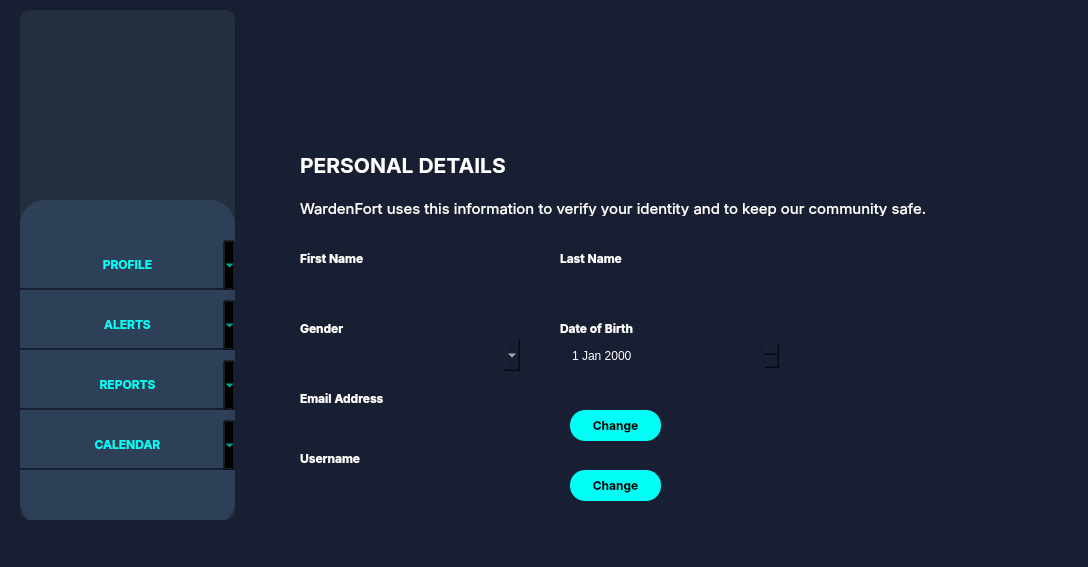
<?xml version="1.0" encoding="UTF-8"?>
<ui version="4.0">
 <class>accountSettings</class>
 <widget class="QMainWindow" name="accountSettings">
  <property name="geometry">
   <rect>
    <x>0</x>
    <y>0</y>
    <width>1088</width>
    <height>567</height>
   </rect>
  </property>
  <property name="windowTitle">
   <string>accountSettings</string>
  </property>
  <property name="styleSheet">
   <string notr="true">background-color: #191F32;</string>
  </property>
  <widget class="QWidget" name="centralwidget">
   <widget class="QFrame" name="frame">
    <property name="geometry">
     <rect>
      <x>20</x>
      <y>10</y>
      <width>215</width>
      <height>510</height>
     </rect>
    </property>
    <property name="styleSheet">
     <string notr="true">QFrame {
    background-color: rgba(44, 60, 75, 0.5);
    border-radius: 10px;
}</string>
    </property>
    <property name="frameShape">
     <enum>QFrame::StyledPanel</enum>
    </property>
    <property name="frameShadow">
     <enum>QFrame::Raised</enum>
    </property>
    <widget class="QWidget" name="widget" native="true">
     <property name="geometry">
      <rect>
       <x>0</x>
       <y>190</y>
       <width>215</width>
       <height>326</height>
      </rect>
     </property>
     <property name="styleSheet">
      <string notr="true">QWidget {
    background-color: rgba(57, 83, 113, 0.5);
    border-radius: 25px;
}</string>
     </property>
     <widget class="QToolButton" name="toolButton">
      <property name="geometry">
       <rect>
        <x>0</x>
        <y>40</y>
        <width>215</width>
        <height>50</height>
       </rect>
      </property>
      <property name="font">
       <font>
        <family>Inter</family>
        <pointsize>9</pointsize>
        <bold>true</bold>
       </font>
      </property>
      <property name="styleSheet">
       <string notr="true">QToolButton {
	background-color: transparent;
    color: #01FDF5;
	border-bottom: 2px solid #191F32;
	border-radius: 0px;
	padding: 5px;
}</string>
      </property>
      <property name="text">
       <string>PROFILE</string>
      </property>
      <property name="icon">
       <iconset>
        <normaloff>../../../../Downloads/profileIcon.png</normaloff>../../../../Downloads/profileIcon.png</iconset>
      </property>
      <property name="iconSize">
       <size>
        <width>24</width>
        <height>24</height>
       </size>
      </property>
      <property name="popupMode">
       <enum>QToolButton::MenuButtonPopup</enum>
      </property>
      <property name="toolButtonStyle">
       <enum>Qt::ToolButtonTextBesideIcon</enum>
      </property>
     </widget>
     <widget class="QToolButton" name="toolButton_2">
      <property name="geometry">
       <rect>
        <x>0</x>
        <y>100</y>
        <width>215</width>
        <height>50</height>
       </rect>
      </property>
      <property name="font">
       <font>
        <family>Inter</family>
        <pointsize>9</pointsize>
        <bold>true</bold>
       </font>
      </property>
      <property name="styleSheet">
       <string notr="true">QToolButton {
	background-color: transparent;
    color: #01FDF5;
	border-bottom: 2px solid #191F32;
	border-radius: 0px;
	padding: 5px;
}</string>
      </property>
      <property name="text">
       <string>ALERTS</string>
      </property>
      <property name="icon">
       <iconset>
        <normaloff>../../../../Downloads/alertIcon.png</normaloff>../../../../Downloads/alertIcon.png</iconset>
      </property>
      <property name="iconSize">
       <size>
        <width>24</width>
        <height>24</height>
       </size>
      </property>
      <property name="popupMode">
       <enum>QToolButton::MenuButtonPopup</enum>
      </property>
      <property name="toolButtonStyle">
       <enum>Qt::ToolButtonTextBesideIcon</enum>
      </property>
     </widget>
     <widget class="QToolButton" name="toolButton_3">
      <property name="geometry">
       <rect>
        <x>0</x>
        <y>160</y>
        <width>215</width>
        <height>50</height>
       </rect>
      </property>
      <property name="font">
       <font>
        <family>Inter</family>
        <pointsize>9</pointsize>
        <bold>true</bold>
       </font>
      </property>
      <property name="styleSheet">
       <string notr="true">QToolButton {
	background-color: transparent;
    color: #01FDF5;
	border-bottom: 2px solid #191F32;
	border-radius: 0px;
	padding: 5px;
}</string>
      </property>
      <property name="text">
       <string>REPORTS</string>
      </property>
      <property name="icon">
       <iconset>
        <normaloff>../../../../Downloads/folderIcon.png</normaloff>../../../../Downloads/folderIcon.png</iconset>
      </property>
      <property name="iconSize">
       <size>
        <width>24</width>
        <height>24</height>
       </size>
      </property>
      <property name="popupMode">
       <enum>QToolButton::MenuButtonPopup</enum>
      </property>
      <property name="toolButtonStyle">
       <enum>Qt::ToolButtonTextBesideIcon</enum>
      </property>
     </widget>
     <widget class="QToolButton" name="toolButton_4">
      <property name="geometry">
       <rect>
        <x>0</x>
        <y>220</y>
        <width>215</width>
        <height>50</height>
       </rect>
      </property>
      <property name="font">
       <font>
        <family>Inter</family>
        <pointsize>9</pointsize>
        <bold>true</bold>
       </font>
      </property>
      <property name="styleSheet">
       <string notr="true">QToolButton {
	background-color: transparent;
    color: #01FDF5;
	border-bottom: 2px solid #191F32;
	border-radius: 0px;
	padding: 5px;
}</string>
      </property>
      <property name="text">
       <string>CALENDAR</string>
      </property>
      <property name="icon">
       <iconset>
        <normaloff>../../../../Downloads/calendarIcon.png</normaloff>../../../../Downloads/calendarIcon.png</iconset>
      </property>
      <property name="iconSize">
       <size>
        <width>24</width>
        <height>24</height>
       </size>
      </property>
      <property name="popupMode">
       <enum>QToolButton::MenuButtonPopup</enum>
      </property>
      <property name="toolButtonStyle">
       <enum>Qt::ToolButtonTextBesideIcon</enum>
      </property>
     </widget>
    </widget>
    <widget class="QLabel" name="label">
     <property name="geometry">
      <rect>
       <x>-20</x>
       <y>0</y>
       <width>231</width>
       <height>51</height>
      </rect>
     </property>
     <property name="styleSheet">
      <string notr="true">background-color: transparent;</string>
     </property>
     <property name="text">
      <string/>
     </property>
     <property name="pixmap">
      <pixmap>../../../../Downloads/wardenfort.png</pixmap>
     </property>
    </widget>
    <widget class="QLabel" name="label_2">
     <property name="geometry">
      <rect>
       <x>55</x>
       <y>60</y>
       <width>111</width>
       <height>121</height>
      </rect>
     </property>
     <property name="styleSheet">
      <string notr="true">background-color: transparent;</string>
     </property>
     <property name="text">
      <string/>
     </property>
     <property name="pixmap">
      <pixmap>../../../../Downloads/circle.png</pixmap>
     </property>
    </widget>
    <widget class="QLabel" name="label_14">
     <property name="geometry">
      <rect>
       <x>70</x>
       <y>70</y>
       <width>71</width>
       <height>81</height>
      </rect>
     </property>
     <property name="styleSheet">
      <string notr="true">background-color: transparent;</string>
     </property>
     <property name="text">
      <string/>
     </property>
    </widget>
   </widget>
   <widget class="QFrame" name="frame_2">
    <property name="geometry">
     <rect>
      <x>260</x>
      <y>10</y>
      <width>781</width>
      <height>511</height>
     </rect>
    </property>
    <property name="frameShape">
     <enum>QFrame::StyledPanel</enum>
    </property>
    <property name="frameShadow">
     <enum>QFrame::Raised</enum>
    </property>
    <widget class="QLabel" name="label_3">
     <property name="geometry">
      <rect>
       <x>0</x>
       <y>0</y>
       <width>781</width>
       <height>511</height>
      </rect>
     </property>
     <property name="text">
      <string/>
     </property>
     <property name="pixmap">
      <pixmap>../../../../Downloads/bg.png</pixmap>
     </property>
    </widget>
    <widget class="QLabel" name="label_4">
     <property name="geometry">
      <rect>
       <x>30</x>
       <y>-10</y>
       <width>131</width>
       <height>131</height>
      </rect>
     </property>
     <property name="styleSheet">
      <string notr="true">background-color: transparent;</string>
     </property>
     <property name="text">
      <string/>
     </property>
     <property name="pixmap">
      <pixmap>../../../../Downloads/Ellipse.png</pixmap>
     </property>
    </widget>
    <widget class="QPushButton" name="pushButton">
     <property name="geometry">
      <rect>
       <x>130</x>
       <y>80</y>
       <width>31</width>
       <height>24</height>
      </rect>
     </property>
     <property name="text">
      <string/>
     </property>
     <property name="icon">
      <iconset>
       <normaloff>../../../../Downloads/profileButton.png</normaloff>../../../../Downloads/profileButton.png</iconset>
     </property>
     <property name="iconSize">
      <size>
       <width>25</width>
       <height>24</height>
      </size>
     </property>
     <property name="flat">
      <bool>true</bool>
     </property>
    </widget>
    <widget class="QLabel" name="label_5">
     <property name="geometry">
      <rect>
       <x>40</x>
       <y>0</y>
       <width>111</width>
       <height>121</height>
      </rect>
     </property>
     <property name="styleSheet">
      <string notr="true">background-color: transparent;</string>
     </property>
     <property name="text">
      <string/>
     </property>
    </widget>
    <widget class="QLabel" name="label_6">
     <property name="geometry">
      <rect>
       <x>40</x>
       <y>140</y>
       <width>221</width>
       <height>31</height>
      </rect>
     </property>
     <property name="font">
      <font>
       <family>Inter</family>
       <pointsize>16</pointsize>
       <bold>true</bold>
      </font>
     </property>
     <property name="styleSheet">
      <string notr="true">background-color: transparent;
color: white;</string>
     </property>
     <property name="text">
      <string>PERSONAL DETAILS</string>
     </property>
    </widget>
    <widget class="QLabel" name="label_7">
     <property name="geometry">
      <rect>
       <x>40</x>
       <y>190</y>
       <width>631</width>
       <height>16</height>
      </rect>
     </property>
     <property name="font">
      <font>
       <family>Inter</family>
       <pointsize>11</pointsize>
      </font>
     </property>
     <property name="styleSheet">
      <string notr="true">background-color: transparent; color: white;</string>
     </property>
     <property name="text">
      <string>WardenFort uses this information to verify your identity and to keep our community safe. </string>
     </property>
    </widget>
    <widget class="QLabel" name="label_8">
     <property name="geometry">
      <rect>
       <x>40</x>
       <y>240</y>
       <width>71</width>
       <height>16</height>
      </rect>
     </property>
     <property name="font">
      <font>
       <family>Inter</family>
       <bold>true</bold>
      </font>
     </property>
     <property name="styleSheet">
      <string notr="true">background-color: transparent; color: white;</string>
     </property>
     <property name="text">
      <string>First Name</string>
     </property>
    </widget>
    <widget class="QLabel" name="label_9">
     <property name="geometry">
      <rect>
       <x>300</x>
       <y>240</y>
       <width>71</width>
       <height>16</height>
      </rect>
     </property>
     <property name="font">
      <font>
       <family>Inter</family>
       <bold>true</bold>
      </font>
     </property>
     <property name="styleSheet">
      <string notr="true">background-color: transparent; color: white;</string>
     </property>
     <property name="text">
      <string>Last Name</string>
     </property>
    </widget>
    <widget class="QLineEdit" name="lineEdit">
     <property name="geometry">
      <rect>
       <x>40</x>
       <y>260</y>
       <width>220</width>
       <height>31</height>
      </rect>
     </property>
     <property name="styleSheet">
      <string notr="true">color: white;
padding: 10px;
border-radius: 15px;</string>
     </property>
    </widget>
    <widget class="QLineEdit" name="lineEdit_2">
     <property name="geometry">
      <rect>
       <x>300</x>
       <y>260</y>
       <width>220</width>
       <height>31</height>
      </rect>
     </property>
     <property name="styleSheet">
      <string notr="true">color: white;
padding: 10px;
border-radius: 15px;</string>
     </property>
    </widget>
    <widget class="QLabel" name="label_10">
     <property name="geometry">
      <rect>
       <x>40</x>
       <y>310</y>
       <width>71</width>
       <height>16</height>
      </rect>
     </property>
     <property name="font">
      <font>
       <family>Inter</family>
       <bold>true</bold>
      </font>
     </property>
     <property name="styleSheet">
      <string notr="true">background-color: transparent; color: white;</string>
     </property>
     <property name="text">
      <string>Gender</string>
     </property>
    </widget>
    <widget class="QComboBox" name="comboBox">
     <property name="geometry">
      <rect>
       <x>40</x>
       <y>330</y>
       <width>220</width>
       <height>31</height>
      </rect>
     </property>
     <property name="styleSheet">
      <string notr="true">color: white;
padding: 10px;
border-radius: 15px;</string>
     </property>
    </widget>
    <widget class="QDateEdit" name="dateEdit">
     <property name="geometry">
      <rect>
       <x>300</x>
       <y>330</y>
       <width>220</width>
       <height>31</height>
      </rect>
     </property>
     <property name="styleSheet">
      <string notr="true">color: white;
padding: 10px;
border-radius: 15px;</string>
     </property>
    </widget>
    <widget class="QLabel" name="label_11">
     <property name="geometry">
      <rect>
       <x>300</x>
       <y>310</y>
       <width>91</width>
       <height>16</height>
      </rect>
     </property>
     <property name="font">
      <font>
       <family>Inter</family>
       <bold>true</bold>
      </font>
     </property>
     <property name="styleSheet">
      <string notr="true">background-color: transparent; color: white;</string>
     </property>
     <property name="text">
      <string>Date of Birth</string>
     </property>
    </widget>
    <widget class="QLabel" name="label_12">
     <property name="geometry">
      <rect>
       <x>40</x>
       <y>380</y>
       <width>91</width>
       <height>16</height>
      </rect>
     </property>
     <property name="font">
      <font>
       <family>Inter</family>
       <bold>true</bold>
      </font>
     </property>
     <property name="styleSheet">
      <string notr="true">background-color: transparent; color: white;</string>
     </property>
     <property name="text">
      <string>Email Address</string>
     </property>
    </widget>
    <widget class="QLineEdit" name="lineEdit_3">
     <property name="geometry">
      <rect>
       <x>40</x>
       <y>400</y>
       <width>220</width>
       <height>31</height>
      </rect>
     </property>
     <property name="styleSheet">
      <string notr="true">color: white;
padding: 10px;
border-radius: 15px;</string>
     </property>
    </widget>
    <widget class="QLineEdit" name="lineEdit_4">
     <property name="geometry">
      <rect>
       <x>40</x>
       <y>460</y>
       <width>220</width>
       <height>31</height>
      </rect>
     </property>
     <property name="styleSheet">
      <string notr="true">color: white;
padding: 10px;
border-radius: 15px;</string>
     </property>
    </widget>
    <widget class="QLabel" name="label_13">
     <property name="geometry">
      <rect>
       <x>40</x>
       <y>440</y>
       <width>91</width>
       <height>16</height>
      </rect>
     </property>
     <property name="font">
      <font>
       <family>Inter</family>
       <bold>true</bold>
      </font>
     </property>
     <property name="styleSheet">
      <string notr="true">background-color: transparent; color: white;</string>
     </property>
     <property name="text">
      <string>Username</string>
     </property>
    </widget>
    <widget class="QPushButton" name="pushButton_2">
     <property name="geometry">
      <rect>
       <x>310</x>
       <y>400</y>
       <width>91</width>
       <height>31</height>
      </rect>
     </property>
     <property name="font">
      <font>
       <family>Inter</family>
       <bold>true</bold>
      </font>
     </property>
     <property name="styleSheet">
      <string notr="true">background-color: #01FDF5;
color: black;
border-radius: 15px;</string>
     </property>
     <property name="text">
      <string>Change</string>
     </property>
    </widget>
    <widget class="QPushButton" name="pushButton_3">
     <property name="geometry">
      <rect>
       <x>310</x>
       <y>460</y>
       <width>91</width>
       <height>31</height>
      </rect>
     </property>
     <property name="font">
      <font>
       <family>Inter</family>
       <bold>true</bold>
      </font>
     </property>
     <property name="styleSheet">
      <string notr="true">background-color: #01FDF5;
color: black;
border-radius: 15px;</string>
     </property>
     <property name="text">
      <string>Change</string>
     </property>
    </widget>
    <widget class="QLabel" name="label_15">
     <property name="geometry">
      <rect>
       <x>390</x>
       <y>360</y>
       <width>111</width>
       <height>121</height>
      </rect>
     </property>
     <property name="styleSheet">
      <string notr="true">background-color: transparent;</string>
     </property>
     <property name="text">
      <string/>
     </property>
    </widget>
    <widget class="QLabel" name="label_16">
     <property name="geometry">
      <rect>
       <x>390</x>
       <y>550</y>
       <width>631</width>
       <height>16</height>
      </rect>
     </property>
     <property name="font">
      <font>
       <family>Inter</family>
       <pointsize>11</pointsize>
      </font>
     </property>
     <property name="styleSheet">
      <string notr="true">background-color: transparent; color: white;</string>
     </property>
     <property name="text">
      <string>WardenFort uses this information to verify your identity and to keep our community safe. </string>
     </property>
    </widget>
    <widget class="QLabel" name="label_18">
     <property name="geometry">
      <rect>
       <x>680</x>
       <y>290</y>
       <width>111</width>
       <height>121</height>
      </rect>
     </property>
     <property name="styleSheet">
      <string notr="true">background-color: transparent;</string>
     </property>
     <property name="text">
      <string/>
     </property>
    </widget>
    <zorder>label_3</zorder>
    <zorder>label_4</zorder>
    <zorder>label_5</zorder>
    <zorder>pushButton</zorder>
    <zorder>label_6</zorder>
    <zorder>label_7</zorder>
    <zorder>label_8</zorder>
    <zorder>label_9</zorder>
    <zorder>lineEdit</zorder>
    <zorder>lineEdit_2</zorder>
    <zorder>label_10</zorder>
    <zorder>comboBox</zorder>
    <zorder>dateEdit</zorder>
    <zorder>label_11</zorder>
    <zorder>label_12</zorder>
    <zorder>lineEdit_3</zorder>
    <zorder>lineEdit_4</zorder>
    <zorder>label_13</zorder>
    <zorder>pushButton_2</zorder>
    <zorder>pushButton_3</zorder>
    <zorder>label_15</zorder>
    <zorder>label_16</zorder>
    <zorder>label_18</zorder>
   </widget>
  </widget>
  <widget class="QMenuBar" name="menubar">
   <property name="geometry">
    <rect>
     <x>0</x>
     <y>0</y>
     <width>1088</width>
     <height>22</height>
    </rect>
   </property>
  </widget>
  <widget class="QStatusBar" name="statusbar"/>
 </widget>
 <resources/>
 <connections/>
</ui>
